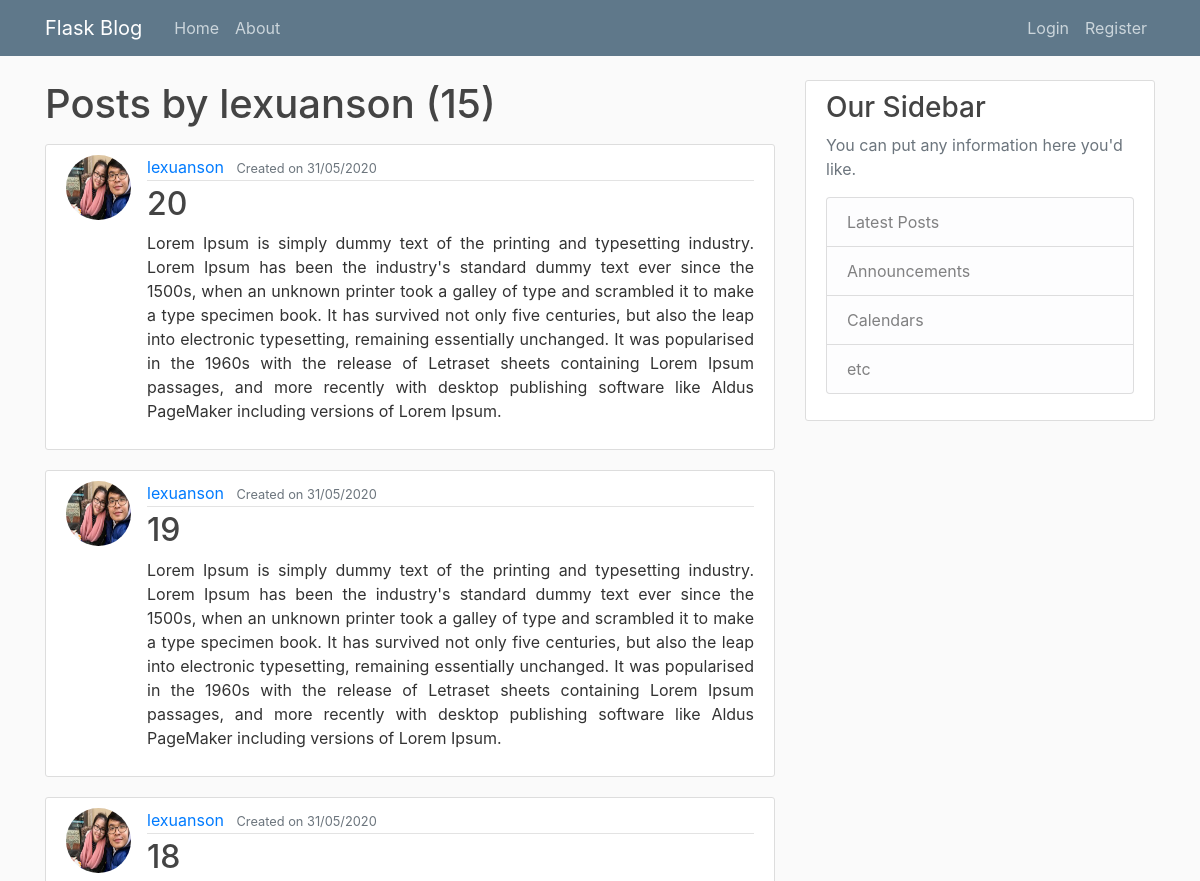
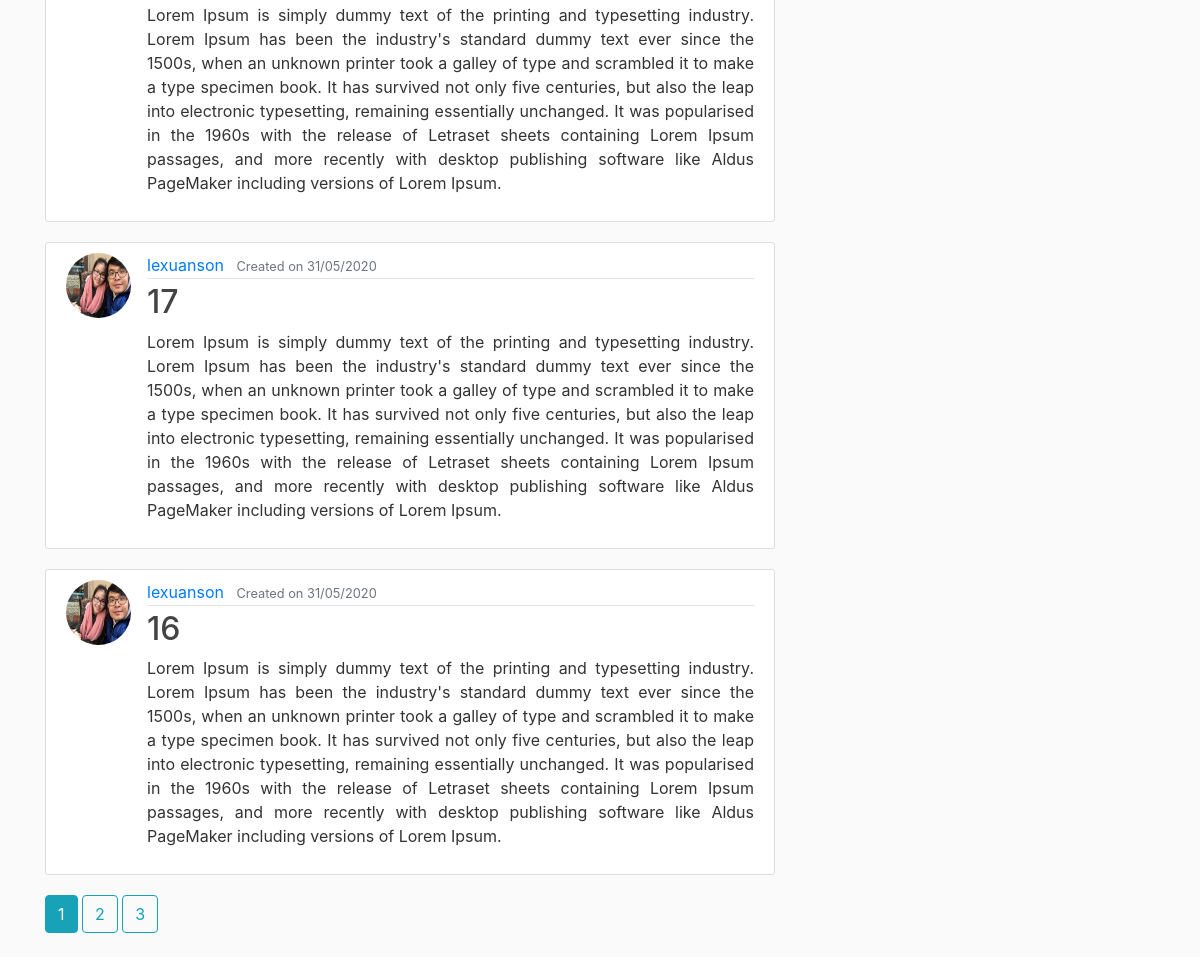
The page /user/lexuanson on the database as committed earlier (2 pictures, top to bottom).
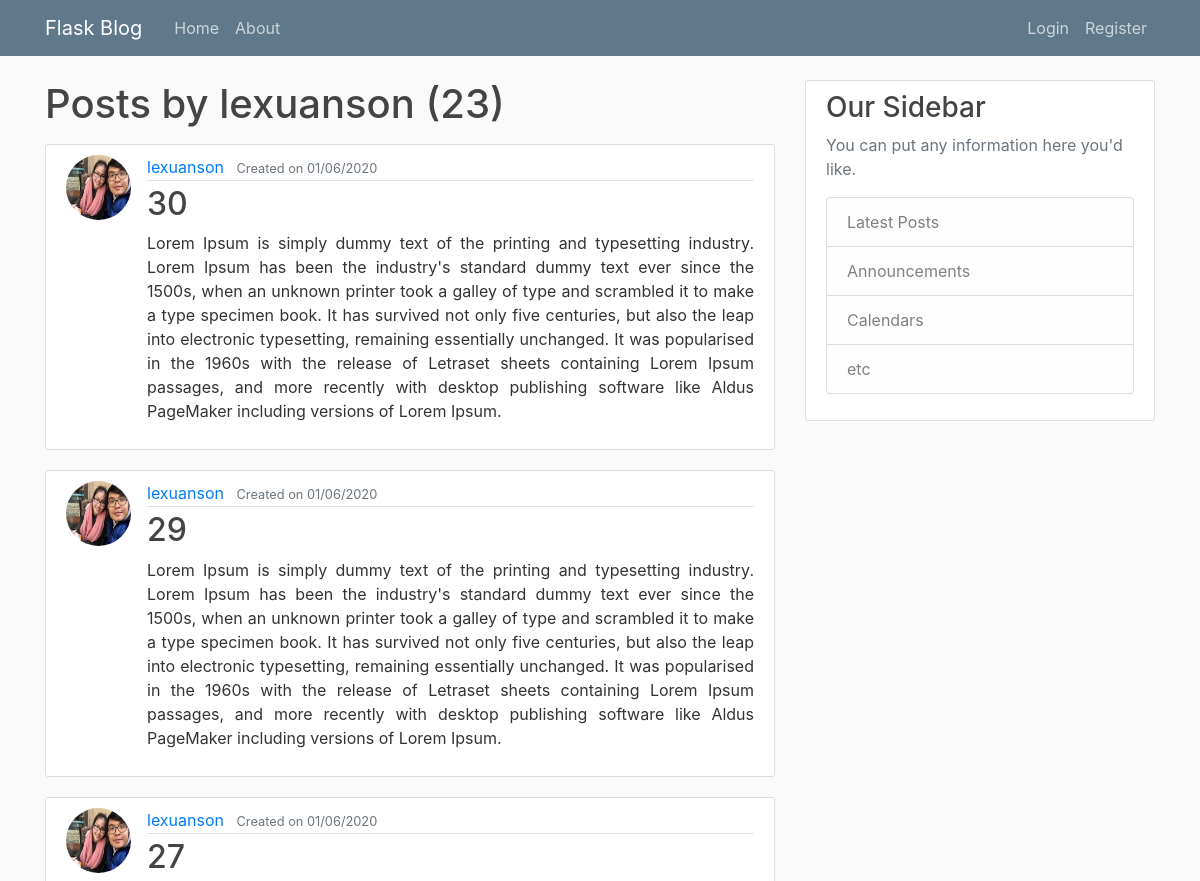
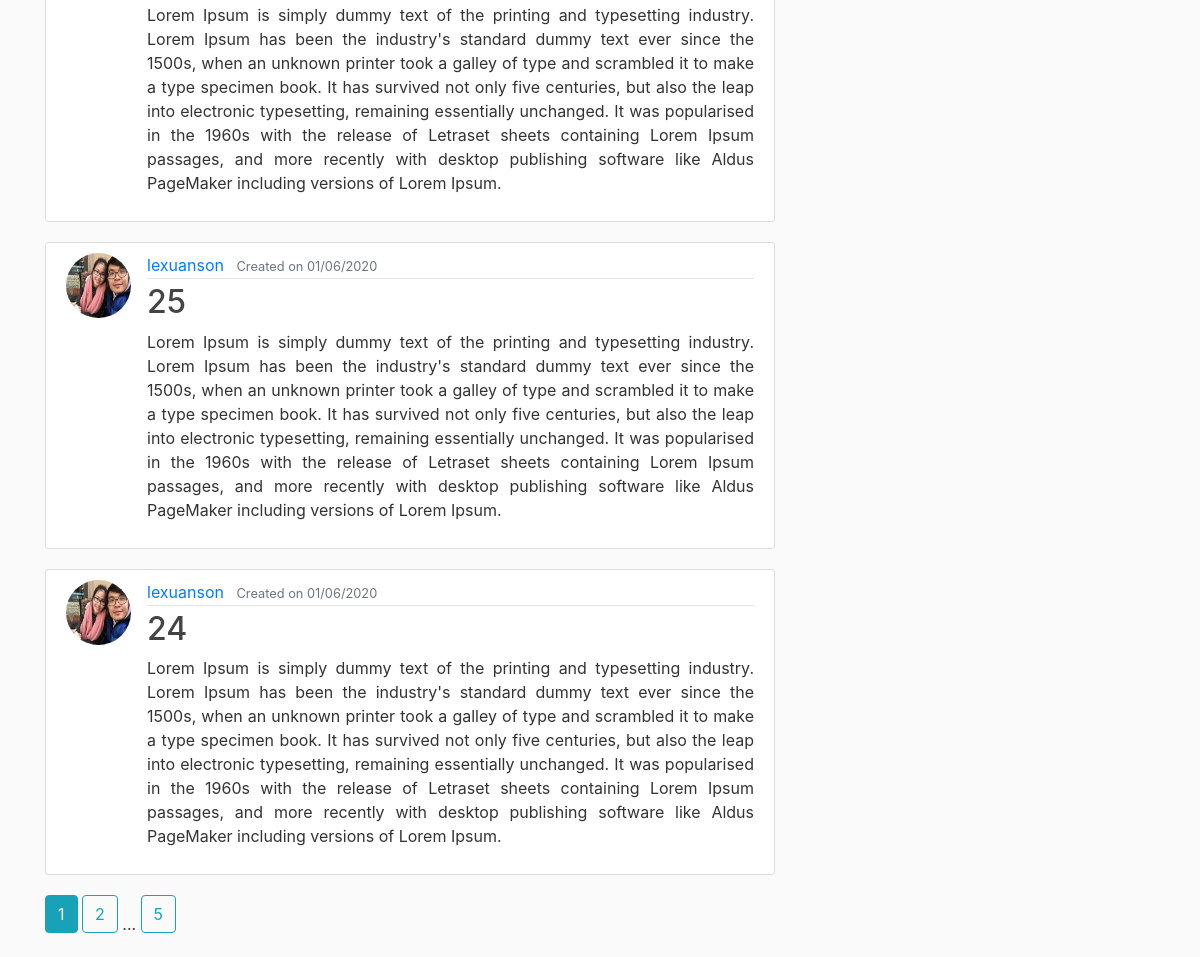
The same page on the database as committed later (2 pictures, top to bottom).
### app/models.py (models this page shows, shortened)
class Post(db.Model):
    id = db.Column(db.Integer, primary_key=True)
    title = db.Column(db.String(100), nullable=False)
    date_posted = db.Column(db.DateTime, nullable=False, default=datetime.utcnow)
    content = db.Column(db.Text, nullable=False)
    user_id = db.Column(db.Integer, db.ForeignKey("user.id"), nullable=False)

class User(db.Model, UserMixin):
    id = db.Column(db.Integer, primary_key=True)
    username = db.Column(db.String(20), unique=True, nullable=False)
    email = db.Column(db.String(50), unique=True, nullable=False)
    image_file = db.Column(db.String(20), nullable=False, default="default.jpg")
    password = db.Column(db.String(60), nullable=False)
    posts = db.relationship("Post", backref="author", lazy=True)

### app/routes.py (the view)
@app.route("/user/<string:username>")
def user_posts(username):
    page = request.args.get("page",1,type=int)
    user = User.query.filter_by(username=username).first_or_404()
    posts = Post.query.filter_by(author=user)\
        .order_by(Post.date_posted.desc())\
        .paginate(page=page, per_page=5)
    return render_template("user_posts.html", posts=posts, user=user)

### app/templates/user_posts.html
{%extends "base.html"%}
{%block content%}
<h1 class="mb-3">Posts by {{user.username}} ({{posts.total}})</h1>
{%for post in posts.items%}
<article class="media content-section">
    <img class="rounded-circle article-img" src="{{url_for('static',filename='profile_pics/'+post.author.image_file)}}">
    <div class="media-body">
        <div class="article-metadata">
            <a class="mr-2"
                href="{{url_for('user_posts',username=post.author.username)}}">{{ post.author.username }}</a>
            <small class="text-muted">Created on {{ post.date_posted.strftime("%d/%m/%Y") }}</small>
        </div>
        <h2><a class="article-title" href="{{url_for('post',post_id=post.id)}}">{{ post.title }}</a></h2>
        <p class="article-content text-justify">{{ post.content }}</p>
    </div>
</article>
{%endfor%}
{% for page_num in posts.iter_pages(left_edge=1, right_edge=1, left_current=1, right_current=2) %}
{% if page_num %}
{% if page_num==posts.page %}
<a class="btn btn-info mb-4" href="{{url_for('user_posts',username=user.username, page=page_num)}}">{{page_num}}</a>
{% else %}
<a class="btn btn-outline-info mb-4"
    href="{{url_for('user_posts',username=user.username, page=page_num)}}">{{page_num}}</a>
{% endif %}
{% else %}
...
{% endif %}
{% endfor %}
{%endblock%}

Rows that differ between the two databases and show on the page:
no longer on this page (row unchanged): Post: image_file (picture), author.username "lexuanson", date_posted "31/05/2020", title "20", content "Lorem Ipsum is simply dummy text of the printing and typesetting industry. Lorem Ipsum has been the industry's standard dummy text ever since the 1500s, when an unknown printer took a galley of type and scrambled it to make a type specimen book. It has survived not only five centuries, but also the leap into electronic typesetting, remaining essentially unchanged. It was popularised in the 1960s with the release of Letraset sheets containing Lorem Ipsum passages, and more recently with desktop publishing software like Aldus PageMaker including versions of Lorem Ipsum."
no longer on this page (row unchanged): Post: image_file (picture), author.username "lexuanson", date_posted "31/05/2020", title "19", content "Lorem Ipsum is simply dummy text of the printing and typesetting industry. Lorem Ipsum has been the industry's standard dummy text ever since the 1500s, when an unknown printer took a galley of type and scrambled it to make a type specimen book. It has survived not only five centuries, but also the leap into electronic typesetting, remaining essentially unchanged. It was popularised in the 1960s with the release of Letraset sheets containing Lorem Ipsum passages, and more recently with desktop publishing software like Aldus PageMaker including versions of Lorem Ipsum."
no longer on this page (row unchanged): Post: image_file (picture), author.username "lexuanson", date_posted "31/05/2020", title "18", content "Lorem Ipsum is simply dummy text of the printing and typesetting industry. Lorem Ipsum has been the industry's standard dummy text ever since the 1500s, when an unknown printer took a galley of type and scrambled it to make a type specimen book. It has survived not only five centuries, but also the leap into electronic typesetting, remaining essentially unchanged. It was popularised in the 1960s with the release of Letraset sheets containing Lorem Ipsum passages, and more recently with desktop publishing software like Aldus PageMaker including versions of Lorem Ipsum."
no longer on this page (row unchanged): Post: image_file (picture), author.username "lexuanson", date_posted "31/05/2020", title "17", content "Lorem Ipsum is simply dummy text of the printing and typesetting industry. Lorem Ipsum has been the industry's standard dummy text ever since the 1500s, when an unknown printer took a galley of type and scrambled it to make a type specimen book. It has survived not only five centuries, but also the leap into electronic typesetting, remaining essentially unchanged. It was popularised in the 1960s with the release of Letraset sheets containing Lorem Ipsum passages, and more recently with desktop publishing software like Aldus PageMaker including versions of Lorem Ipsum."
no longer on this page (row unchanged): Post: image_file (picture), author.username "lexuanson", date_posted "31/05/2020", title "16", content "Lorem Ipsum is simply dummy text of the printing and typesetting industry. Lorem Ipsum has been the industry's standard dummy text ever since the 1500s, when an unknown printer took a galley of type and scrambled it to make a type specimen book. It has survived not only five centuries, but also the leap into electronic typesetting, remaining essentially unchanged. It was popularised in the 1960s with the release of Letraset sheets containing Lorem Ipsum passages, and more recently with desktop publishing software like Aldus PageMaker including versions of Lorem Ipsum."
added Post: image_file (picture), author.username "lexuanson", date_posted "01/06/2020", title "30", content "Lorem Ipsum is simply dummy text of the printing and typesetting industry. Lorem Ipsum has been the industry's standard dummy text ever since the 1500s, when an unknown printer took a galley of type and scrambled it to make a type specimen book. It has survived not only five centuries, but also the leap into electronic typesetting, remaining essentially unchanged. It was popularised in the 1960s with the release of Letraset sheets containing Lorem Ipsum passages, and more recently with desktop publishing software like Aldus PageMaker including versions of Lorem Ipsum."
added Post: image_file (picture), author.username "lexuanson", date_posted "01/06/2020", title "29", content "Lorem Ipsum is simply dummy text of the printing and typesetting industry. Lorem Ipsum has been the industry's standard dummy text ever since the 1500s, when an unknown printer took a galley of type and scrambled it to make a type specimen book. It has survived not only five centuries, but also the leap into electronic typesetting, remaining essentially unchanged. It was popularised in the 1960s with the release of Letraset sheets containing Lorem Ipsum passages, and more recently with desktop publishing software like Aldus PageMaker including versions of Lorem Ipsum."
added Post: image_file (picture), author.username "lexuanson", date_posted "01/06/2020", title "27", content "Lorem Ipsum is simply dummy text of the printing and typesetting industry. Lorem Ipsum has been the industry's standard dummy text ever since the 1500s, when an unknown printer took a galley of type and scrambled it to make a type specimen book. It has survived not only five centuries, but also the leap into electronic typesetting, remaining essentially unchanged. It was popularised in the 1960s with the release of Letraset sheets containing Lorem Ipsum passages, and more recently with desktop publishing software like Aldus PageMaker including versions of Lorem Ipsum."
added Post: image_file (picture), author.username "lexuanson", date_posted "01/06/2020", title "25", content "Lorem Ipsum is simply dummy text of the printing and typesetting industry. Lorem Ipsum has been the industry's standard dummy text ever since the 1500s, when an unknown printer took a galley of type and scrambled it to make a type specimen book. It has survived not only five centuries, but also the leap into electronic typesetting, remaining essentially unchanged. It was popularised in the 1960s with the release of Letraset sheets containing Lorem Ipsum passages, and more recently with desktop publishing software like Aldus PageMaker including versions of Lorem Ipsum."
added Post: image_file (picture), author.username "lexuanson", date_posted "01/06/2020", title "24", content "Lorem Ipsum is simply dummy text of the printing and typesetting industry. Lorem Ipsum has been the industry's standard dummy text ever since the 1500s, when an unknown printer took a galley of type and scrambled it to make a type specimen book. It has survived not only five centuries, but also the leap into electronic typesetting, remaining essentially unchanged. It was popularised in the 1960s with the release of Letraset sheets containing Lorem Ipsum passages, and more recently with desktop publishing software like Aldus PageMaker including versions of Lorem Ipsum."
Other text that changed with them:
{{ posts.total }}: "15" → "23"
new list line: "5"
list line gone: "3"
